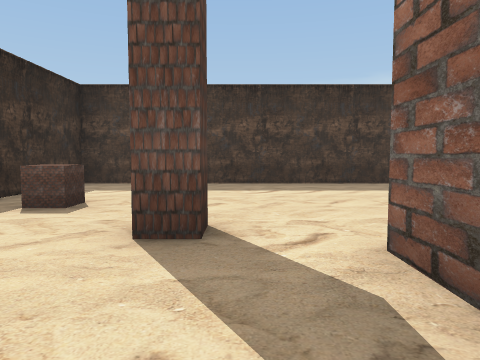
View 1 (above)

16 first-person views from a walk through a Unity game level. The camera is 1.2 m above the floor, tilts 4° down and sees 70° across. The floor is counted in squares, 2 m on a side. Each view is taken from the middle of a square. On the plan, view 1 faces up. The plan holds only what a view shows up to about 10 squares ahead; the rest is blank. The player is left out.

View 2
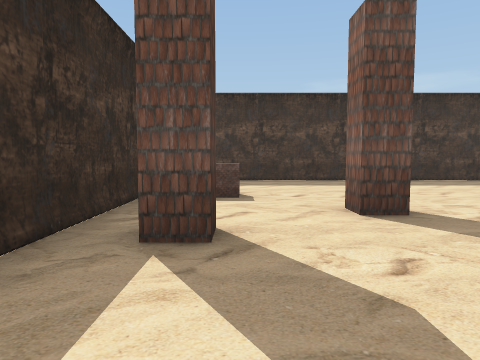

View 3
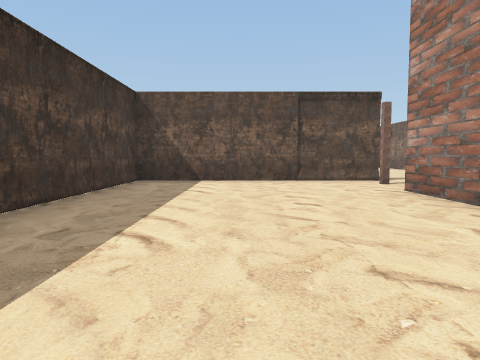

View 4
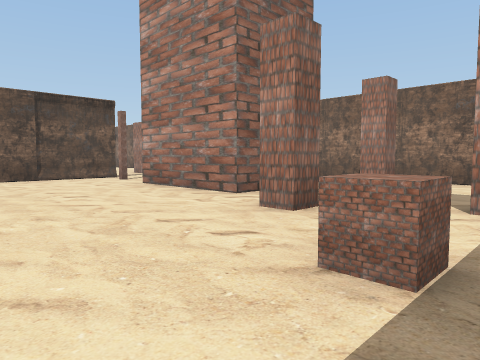

View 5
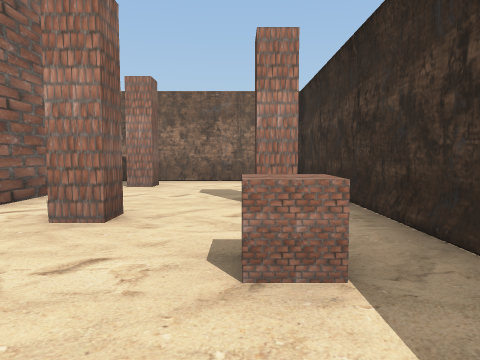

View 6
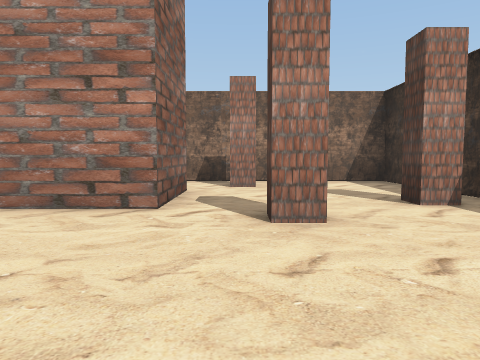

View 7
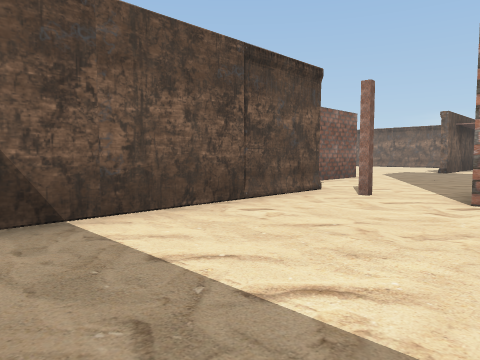

View 8
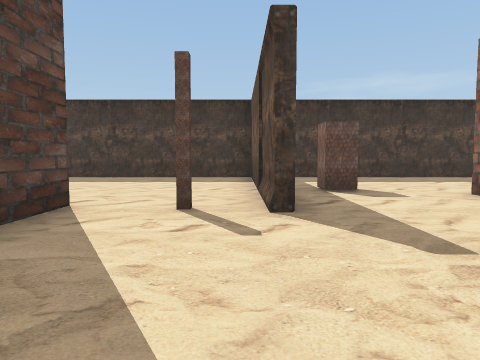

View 9
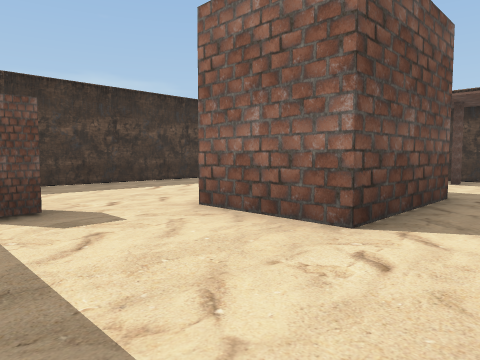

View 10
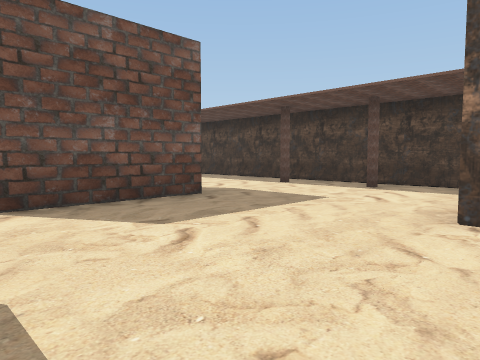

View 11
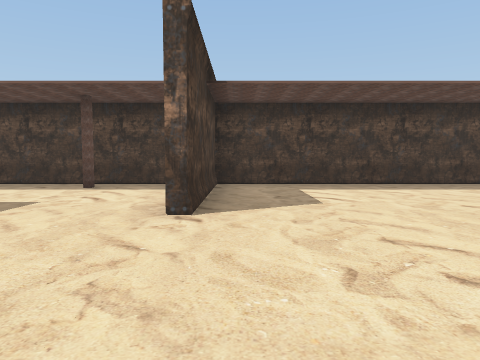

View 12
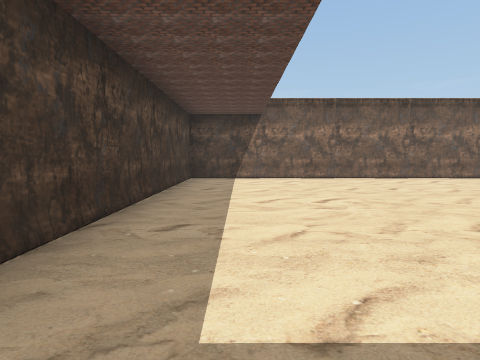

View 13
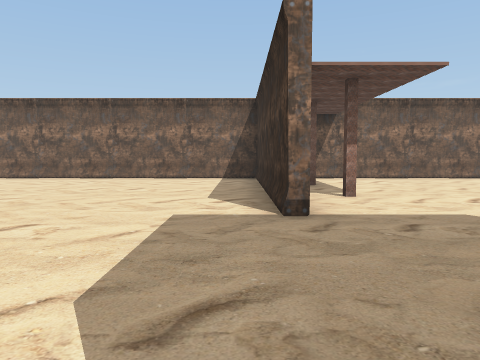

View 14
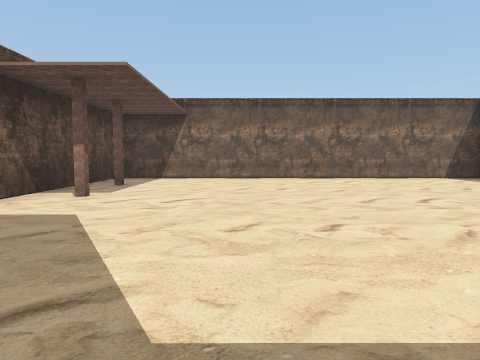

View 15
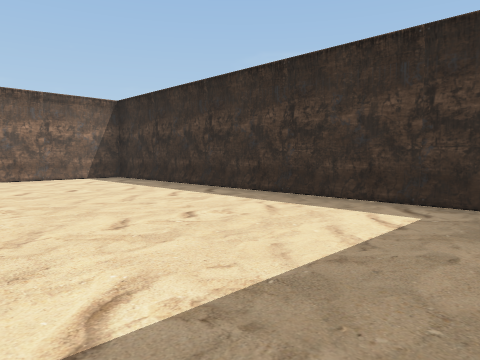

View 16
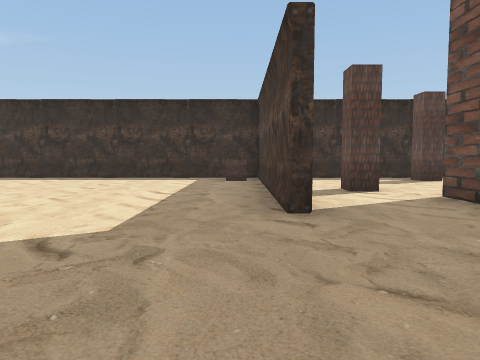

### Floor plan
Key: @ floor where view 1 was taken; # wall or solid block; x gap in a wall; . floor; / step, stairs or slope; O other object.
Columns run from 4 left of view 1 to 17 right of it. Each row starts with its distance up from view 1.
  8 ##################
  7 #..........#.....
  6 #..........#.....
  5 #..........#....
  4 #.O........OO..    ..#
  3 #...#......#..#   ...#
  2 #.#..####..#..###..#.#
  1 #....## #............#
  0 #...@##  ............#
 -1 #...#.......#........#
 -2 #######.....#....#####
 -3 #.O......... ........#
 -4 #............ .......#
 -5 #............. ......#
 -6 #.............   ....#
 -7 #..........#... .....#
 -8 #.........x#.........#
 -9 #..........#.........#
-10 #..........#.........#
-11 #..........#.........#
-12 #//////////#/////////#
-13 ######################

Where each view was taken, in squares from view 1:
view 1: 0 up, 0 right, facing up
view 2: 1 down, 2 left, facing up
view 3: 5 up, 2 left, facing right
view 4: 6 up, 3 left, facing down-right
view 5: 6 up, 2 left, facing down
view 6: 6 up, 0 right, facing down
view 7: 7 up, 3 right, facing down-right
view 8: 2 down, 6 right, facing up
view 9: 0 up, 7 right, facing up-right
view 10: 3 down, 9 right, facing up-right
view 11: 3 down, 9 right, facing right
view 12: 3 down, 15 right, facing down
view 13: 3 down, 7 right, facing down
view 14: 3 down, 3 right, facing down
view 15: 3 down, 1 right, facing down-left
view 16: 3 down, 6 right, facing left
